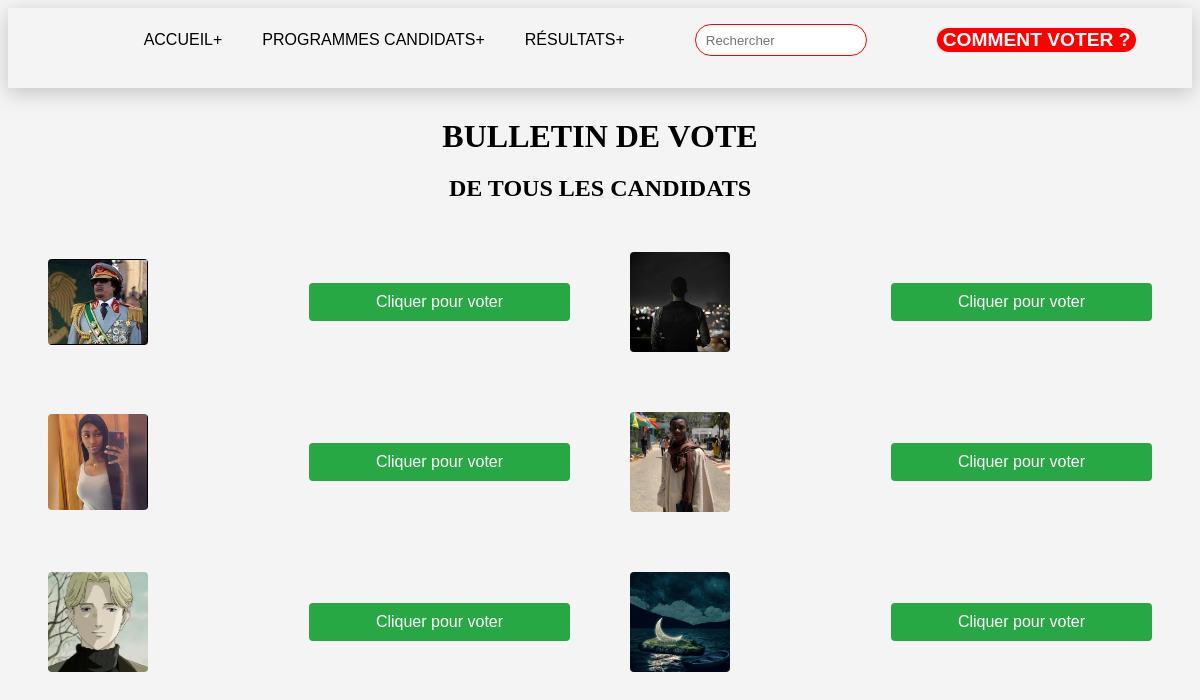
Page /vote (signed in) on the committed database.
### vote/models.py (models this page shows, shortened)
class Candidat(models.Model):
    id = models.IntegerField(primary_key=True, editable=False)
    nbrvote = models.IntegerField(default = 0)
    nom = models.CharField(max_length=100)
    prenom = models.CharField(max_length=100)
    image = models.ImageField(upload_to='image/', blank=True, null=True)

### vote/views.py (the view, shortened to what this page needs)
# urls.py: path("",include("vote.urls")),
def vote(request):
    candidats = Candidat.objects.all().order_by("id")
    user_id = request.session.get("user_id")
    user = User.objects.get(id=user_id)
    return render(request, 'vote.html', {"candidats":candidats})

### vote/templates/vote.html (shortened to what this page needs)
{% load static %}
<!DOCTYPE html>
<html lang="fr">
<head>
    <link rel="stylesheet" href="{% static 'css/vote.css' %}">
    <link rel="stylesheet" href="{% static 'css/header.css' %}">
</head>
<body>
<header>
    <div class="header">
        <div>
          <nav class="">
          <ul class="menu">
              <li><a href="#">ACCUEIL+</a></li>
              <li><a href="#">PROGRAMMES CANDIDATS+</a></li>
              <li><a href="#">RÉSULTATS+</a></li>
              <li>
                  <input type="text" placeholder="Rechercher">
              </li>
            <li><button type="submit">COMMENT VOTER ?</button></li>
          </ul>
        </nav>
        </div>
      </div>
</header>
    <div class="containervote">
        <h1 class="info">BULLETIN DE VOTE</h1>
        <h2 class="info">DE TOUS LES CANDIDATS</h2>
        <div class="grid">
            {% for candidat in candidats %}
            <div class="card" id="candidat-{{ candidat.id }}">
                <img src="/static/{{ candidat.image }}" alt="Candidat">
                <button class="candidat" data-candidat-id="{{ candidat.id }}" data-value="{{ candidat.id }}">Cliquer pour voter</button>
            </div>
            {% endfor %}
        </div>
    </div>
</body>
</html>

### static/css/vote.css (style rules this page uses)
body { font-family: Arial, sans-serif; background-color: #f4f4f4; }
.containervote { max-width: 100%; margin: 0 auto; padding: 20px; text-align: center; }
.info { margin: 0; padding: 10px 0; text-align: center; font-family: 'Times New Roman', Times, serif; }
.grid { display: grid; grid-template-columns: repeat(2, 1fr); gap: 20px; margin-top: 20px; }
.card { padding: 20px; display: flex; align-items: center; justify-content: space-between }
.card img { max-width: 100px; height: auto; border-radius: 4px; margin-right: 20px; border-color:black; }
.candidat { padding: 10px 20px; background-color: #28a745; color: white; border: none; border-radius: 4px; cursor: pointer; font-size: 16px; width: 50%; }

### static/css/header.css (style rules this page uses)
.header { display: flex; justify-content: center; box-shadow: 0 5px 19px rgba(0, 0, 0, 0.2); height: 80px; }
.menu { display: flex; align-items: center; }
.menu li { list-style-type: none; margin-left: 40px; }
.menu a { text-decoration: none; color: black; }
.menu button { width: 100%; font-size: 1.2em; border: none; font-weight: bold; background-color: red; color: #fff; height: fit-content; border-radius: 15px; }
.menu input { padding: 10px; border: 1px solid #fff; border-radius: 50px; height: 10px; color: red; margin-left: 30px; margin-right: 30px; width: 150px; border-color: red; }

### rows in the picture
Candidat: image (picture), {{ candidat.id }} 1 (drawn)
Candidat: image (picture), {{ candidat.id }} 2 (drawn)
Candidat: image (picture), {{ candidat.id }} 3 (drawn)
Candidat: image (picture), {{ candidat.id }} 4 (drawn)
Candidat: image (picture), {{ candidat.id }} 5 (drawn)
Candidat: image (picture), {{ candidat.id }} 6 (drawn)
